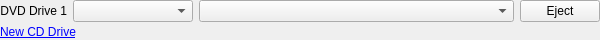
<?xml version="1.0" encoding="UTF-8"?>
<ui version="4.0">
 <class>MultipleDvdIsoList</class>
 <widget class="QWidget" name="MultipleDvdIsoList">
  <property name="geometry">
   <rect>
    <x>0</x>
    <y>0</y>
    <width>600</width>
    <height>40</height>
   </rect>
  </property>
  <property name="windowTitle">
   <string>Multiple DVD ISO List</string>
  </property>
  <layout class="QVBoxLayout" name="verticalLayout">
   <property name="leftMargin">
    <number>0</number>
   </property>
   <property name="topMargin">
    <number>0</number>
   </property>
   <property name="rightMargin">
    <number>0</number>
   </property>
   <property name="bottomMargin">
    <number>0</number>
   </property>
   <item>
    <layout class="QGridLayout" name="gridLayout">
     <property name="horizontalSpacing">
      <number>6</number>
     </property>
     <property name="verticalSpacing">
      <number>3</number>
     </property>
     <item row="0" column="0">
      <widget class="QLabel" name="labelSingleDvd">
       <property name="text">
        <string>DVD Drive 1</string>
       </property>
       <property name="alignment">
        <set>Qt::AlignRight|Qt::AlignTrailing|Qt::AlignVCenter</set>
       </property>
      </widget>
     </item>
     <item row="0" column="1">
      <widget class="QComboBox" name="comboBoxDrive">
       <property name="sizePolicy">
        <sizepolicy hsizetype="Preferred" vsizetype="Fixed">
         <horstretch>0</horstretch>
         <verstretch>0</verstretch>
        </sizepolicy>
       </property>
       <property name="minimumSize">
        <size>
         <width>120</width>
         <height>0</height>
        </size>
       </property>
      </widget>
     </item>
     <item row="0" column="2">
      <widget class="CDChanger" name="cdChanger">
       <property name="sizePolicy">
        <sizepolicy hsizetype="Expanding" vsizetype="Fixed">
         <horstretch>1</horstretch>
         <verstretch>0</verstretch>
        </sizepolicy>
       </property>
       <property name="minimumSize">
        <size>
         <width>200</width>
         <height>0</height>
        </size>
       </property>
      </widget>
     </item>
     <item row="0" column="3">
      <widget class="QPushButton" name="ejectButton">
       <property name="sizePolicy">
        <sizepolicy hsizetype="Fixed" vsizetype="Preferred">
         <horstretch>0</horstretch>
         <verstretch>0</verstretch>
        </sizepolicy>
       </property>
       <property name="text">
        <string>Eject</string>
       </property>
      </widget>
     </item>
     <item row="1" column="0" colspan="4">
      <widget class="QLabel" name="newCDLabel">
       <property name="sizePolicy">
        <sizepolicy hsizetype="Preferred" vsizetype="Preferred">
         <horstretch>0</horstretch>
         <verstretch>0</verstretch>
        </sizepolicy>
       </property>
       <property name="cursor">
        <cursorShape>PointingHandCursor</cursorShape>
       </property>
       <property name="text">
        <string>&lt;a href=&quot;#new&quot;&gt;New CD Drive&lt;/a&gt;</string>
       </property>
       <property name="textFormat">
        <enum>Qt::RichText</enum>
       </property>
      </widget>
     </item>
    </layout>
   </item>
  </layout>
 </widget>
 <customwidgets>
  <customwidget>
   <class>CDChanger</class>
   <extends>QComboBox</extends>
   <header>widgets/cdchanger.h</header>
  </customwidget>
 </customwidgets>
 <resources/>
 <connections/>
</ui>
